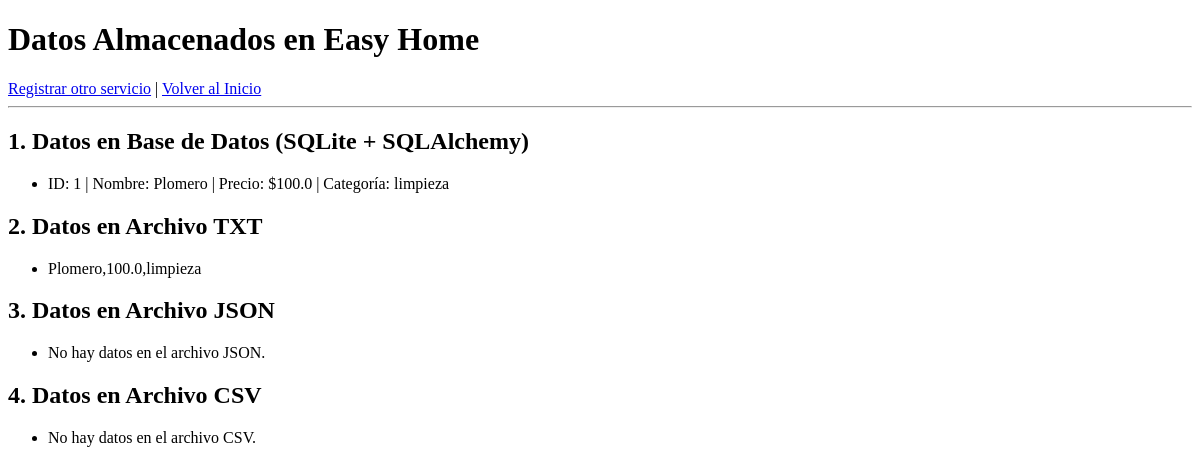
Before: /datos with the older database file.
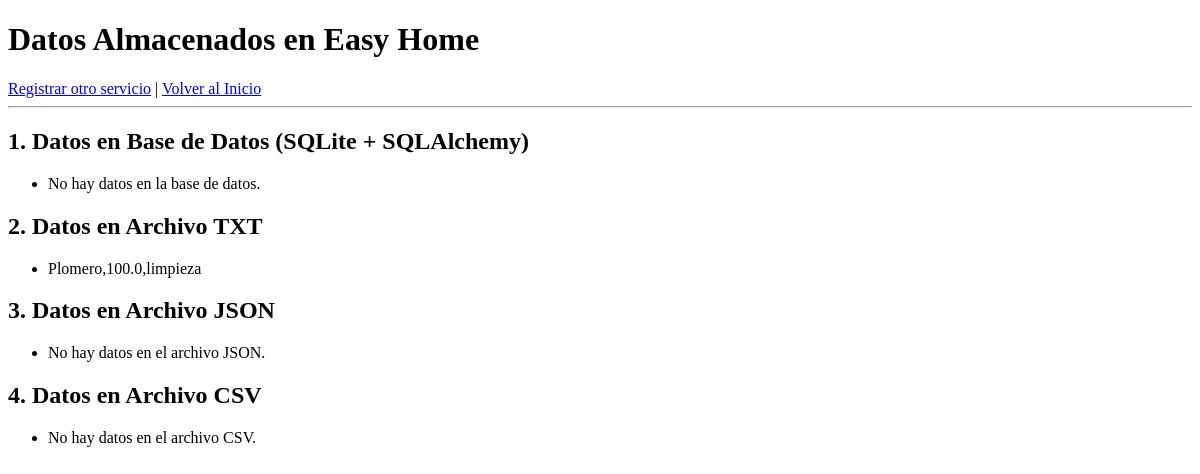
After: the same page with the newer database file.
### app.py (models this page shows)
class NuevoServicio(db.Model):
    id = db.Column(db.Integer, primary_key=True)
    nombre = db.Column(db.String(100), nullable=False)
    precio = db.Column(db.Float, nullable=False)
    categoria = db.Column(db.String(100), nullable=False)

### app.py (the view)
@app.route('/datos')
def mostrar_datos():
    s_db = NuevoServicio.query.all()
    d_txt = []
    if os.path.exists('datos.txt'):
        with open('datos.txt', 'r', encoding='utf-8') as f: d_txt = f.readlines()
    return render_template('datos.html', db=s_db, txt=d_txt)

### templates/datos.html (shortened to what this page needs)
<!DOCTYPE html>
<html lang="es">
<head>
</head>
<body>
    <h1>Datos Almacenados en Easy Home</h1>
    <a href="/registrar_orm">Registrar otro servicio</a> | <a href="/">Volver al Inicio</a>
    <hr>
    <h2>1. Datos en Base de Datos (SQLite + SQLAlchemy)</h2>
    <ul>
        {% for servicio in db %}
            <li>ID: {{ servicio.id }} | Nombre: {{ servicio.nombre }} | Precio: ${{ servicio.precio }} | Categoría: {{ servicio.categoria }}</li>
        {% else %}
            <li>No hay datos en la base de datos.</li>
        {% endfor %}
    </ul>
    <h2>2. Datos en Archivo TXT</h2>
    <ul>
        {% for linea in txt %}
            <li>{{ linea }}</li>
        {% else %}
            <li>No hay datos en el archivo TXT.</li>
        {% endfor %}
    </ul>
    <h2>3. Datos en Archivo JSON</h2>
    <ul>
        {% for item in json %}
            <li>Nombre: {{ item.nombre }} | Precio: ${{ item.precio }} | Categoría: {{ item.categoria }}</li>
        {% else %}
            <li>No hay datos en el archivo JSON.</li>
        {% endfor %}
    </ul>
    <h2>4. Datos en Archivo CSV</h2>
    <ul>
        {% for fila in csv %}
            {% if loop.index > 1 or fila[0] != 'nombre' %}
                <li>Nombre: {{ fila[0] }} | Precio: ${{ fila[1] }} | Categoría: {{ fila[2] }}</li>
            {% endif %}
        {% else %}
            <li>No hay datos en el archivo CSV.</li>
        {% endfor %}
    </ul>
</body>
</html>

Changed rows visible on the page:
removed NuevoServicio: id "1", nombre "Plomero", precio "100.0", categoria "limpieza"
Other visible differences:
text now shown: "No hay datos en la base de datos."
